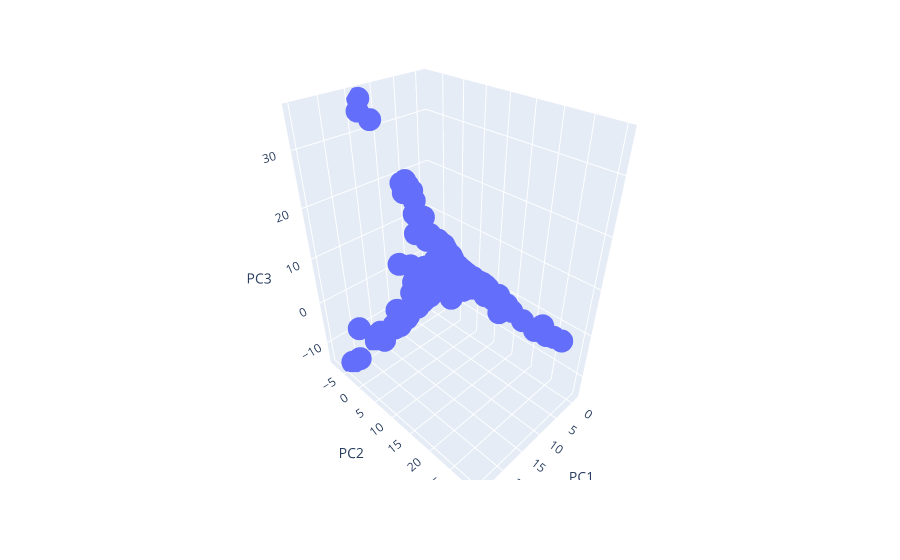

Notebook code for this chart:
### Code cell
fig = px.scatter_3d(pca_df, x='PC1', y='PC2', z='PC3')
fig.show()

# Hypothesis:  The 5-dimensional OCEAN data set can be represented in 3 dimensions visualized by 27 clusters of points in a 3x3x3 cube.
# Not quite so sure how to interpret this, but I don't think it's true (?)
# ¯\_(ツ)_/¯

### Figure 1 — Plotly figure (JSON) as saved in the notebook; plotly's stock layout.template omitted (floating-point values rounded to 4 significant figures; data arrays with more than 128 entries replaced by an {"elided": "..."} marker saying what was removed)
{"data": [{"hovertemplate": "PC1=%{x}<br>PC2=%{y}<br>PC3=%{z}<extra></extra>", "legendgroup": "", "marker": {"color": "#636efa", "symbol": "circle"}, "mode": "markers", "name": "", "scene": "scene", "showlegend": false, "type": "scatter3d", "x": {"elided": "9855 float values"}, "y": {"elided": "9855 float values"}, "z": {"elided": "9855 float values"}}], "layout": {"legend": {"tracegroupgap": 0}, "margin": {"t": 60}, "scene": {"domain": {"x": [0, 1], "y": [0, 1]}, "xaxis": {"title": {"text": "PC1"}}, "yaxis": {"title": {"text": "PC2"}}, "zaxis": {"title": {"text": "PC3"}}}}}
